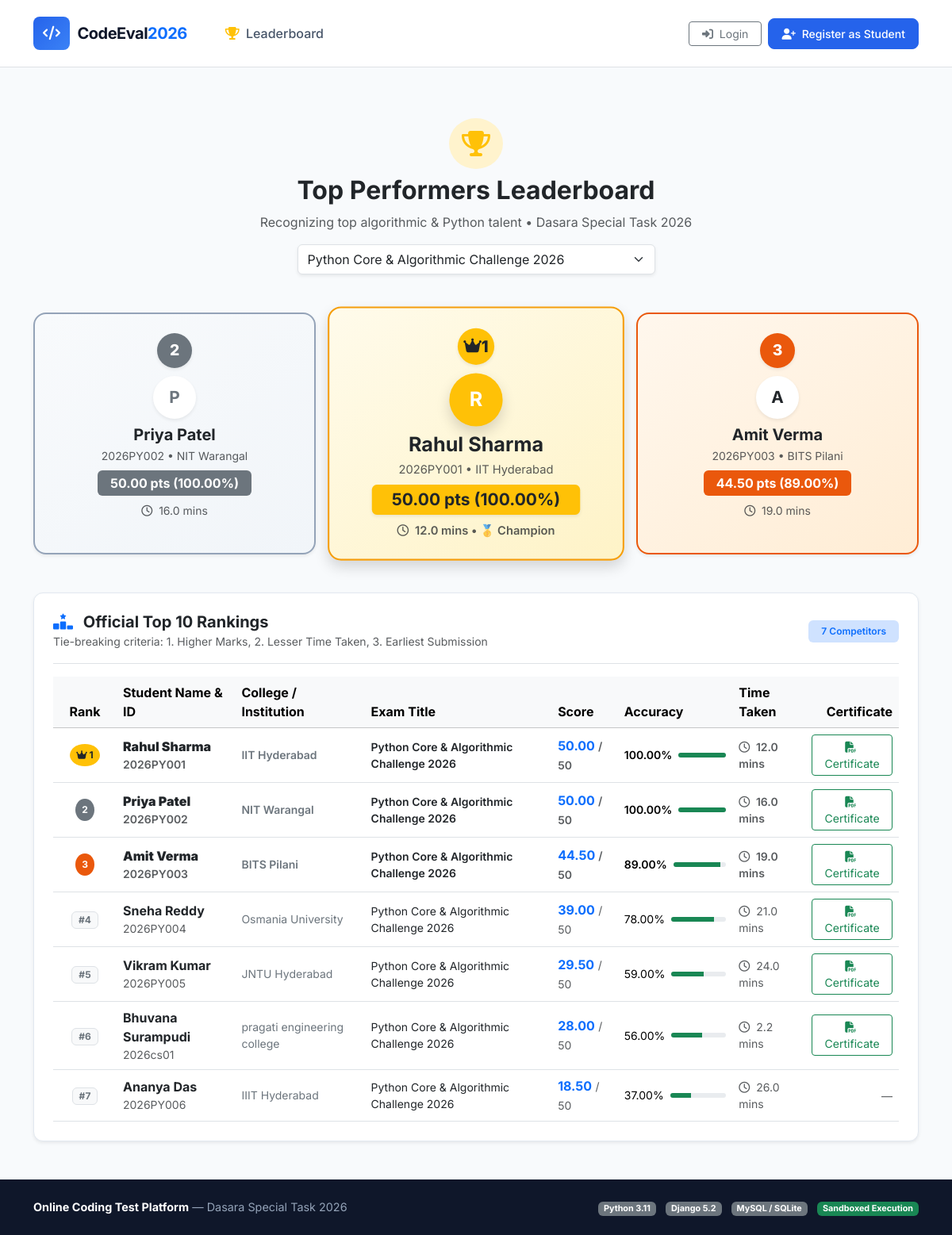
The app's page /leaderboard/?test_id=1 with its own data.
### exam_portal/models.py (models this page shows, shortened)
class Student(models.Model):
    user = models.OneToOneField(User, on_delete=models.CASCADE, related_name='student_profile')
    roll_number = models.CharField(max_length=50, unique=True)
    phone = models.CharField(max_length=20, blank=True, null=True)
    college = models.CharField(max_length=150, blank=True, default='Engineering & Tech College')
    department = models.CharField(max_length=100, blank=True, default='Computer Science')
    avatar = models.ImageField(upload_to='avatars/', blank=True, null=True)
    created_at = models.DateTimeField(auto_now_add=True)
    @property
    def display_name(self):
        full = self.user.get_full_name()
        return full if full else self.user.username

class TestAttempt(models.Model):
    STATUS_CHOICES = (
        ('IN_PROGRESS', 'In Progress'),
        ('COMPLETED', 'Completed'),
        ('TIMED_OUT', 'Timed Out'),
    )
    id = models.UUIDField(primary_key=True, default=uuid.uuid4, editable=False)
    student = models.ForeignKey(Student, on_delete=models.CASCADE, related_name='attempts')
    test = models.ForeignKey(Test, on_delete=models.CASCADE, related_name='attempts')
    started_at = models.DateTimeField(auto_now_add=True)
    completed_at = models.DateTimeField(null=True, blank=True)
    status = models.CharField(max_length=20, choices=STATUS_CHOICES, default='IN_PROGRESS')
    score = models.DecimalField(max_digits=6, decimal_places=2, default=0.00)
    total_possible = models.PositiveIntegerField(default=0)
    percentage = models.DecimalField(max_digits=5, decimal_places=2, default=0.00)
    is_passed = models.BooleanField(default=False)
    time_taken_seconds = models.PositiveIntegerField(default=0)
    question_order = models.JSONField(default=list, blank=True)
    class Meta:
        ordering = ['-started_at']

class Test(models.Model):
    title = models.CharField(max_length=200)
    slug = models.SlugField(max_length=220, unique=True, blank=True)
    description = models.TextField(help_text="Detailed instructions and topics covered")
    duration_minutes = models.PositiveIntegerField(default=30, help_text="Duration in minutes")
    total_marks = models.PositiveIntegerField(default=100)
    pass_marks = models.PositiveIntegerField(default=40)
    negative_marking = models.BooleanField(default=False, help_text="Enable penalty for wrong answers")
    negative_mark_value = models.DecimalField(max_digits=4, decimal_places=2, default=0.25,
                                             help_text="Marks deducted per wrong answer")
    randomize_questions = models.BooleanField(default=True, help_text="Randomize question sequence for each student")
    allow_multiple_attempts = models.BooleanField(default=False, help_text="If false, prevents re-taking the test")
    is_active = models.BooleanField(default=True, help_text="Visible for students to take")
    created_by = models.ForeignKey(User, on_delete=models.SET_NULL, null=True, blank=True, related_name='created_tests')
    created_at = models.DateTimeField(auto_now_add=True)
    updated_at = models.DateTimeField(auto_now=True)
    class Meta:
        ordering = ['-created_at']

### exam_portal/views.py (the view)
# urls.py: path('leaderboard/', views.leaderboard_view, name='leaderboard'),
def leaderboard_view(request):
    test_id = request.GET.get('test_id')
    tests = Test.objects.filter(is_active=True).order_by('title')
    selected_test = None
    if test_id:
        selected_test = get_object_or_404(Test, id=test_id)
        attempts_qs = TestAttempt.objects.filter(
            test=selected_test,
            status__in=['COMPLETED', 'TIMED_OUT']
        ).select_related('student__user', 'test').order_by('-score', 'time_taken_seconds', 'completed_at')
    else:
        attempts_qs = TestAttempt.objects.filter(
            status__in=['COMPLETED', 'TIMED_OUT']
        ).select_related('student__user', 'test').order_by('-score', 'time_taken_seconds', 'completed_at')
    seen_students = set()
    ranked_attempts = []
    for att in attempts_qs:
        if att.student_id not in seen_students:
            seen_students.add(att.student_id)
            ranked_attempts.append(att)
    top_10 = ranked_attempts[:10]
    leaderboard_data = []
    for rank_idx, att in enumerate(top_10, start=1):
        leaderboard_data.append({
            'rank': rank_idx,
            'attempt': att,
            'student': att.student,
            'score': att.score,
            'percentage': att.percentage,
            'time_taken_minutes': round(att.time_taken_seconds / 60, 1),
            'completed_at': att.completed_at
        })
    context = {
        'tests': tests,
        'selected_test': selected_test,
        'leaderboard_data': leaderboard_data,
        'total_participants': len(seen_students),
    }
    return render(request, 'exam_portal/leaderboard/leaderboard.html', context)

### templates/exam_portal/leaderboard/leaderboard.html (shortened to what this page needs)
{% extends 'exam_portal/base.html' %}
{% block content %}
<div class="container py-5">
    <div class="text-center mb-5">
        <div class="d-inline-flex align-items-center justify-content-center bg-warning-subtle text-warning rounded-circle p-3 mb-2">
            <i class="fa-solid fa-trophy fs-2"></i>
        </div>
        <h2 class="fw-bold text-dark">Top Performers Leaderboard</h2>
        <p class="text-muted">Recognizing top algorithmic & Python talent &bull; Dasara Special Task 2026</p>
        <div class="row justify-content-center mt-3">
            <div class="col-md-5">
                <form method="get" class="d-flex gap-2">
                    <select name="test_id" class="form-select shadow-sm" onchange="this.form.submit()">
                        {% for t in tests %}
                        <option value="{{ t.id }}" {% if selected_test.id == t.id %}selected{% endif %}>
                            {{ t.title }}
                        </option>
                        {% endfor %}
                    </select>
                </form>
            </div>
        </div>
    </div>
    {% if leaderboard_data %}
    <div class="row justify-content-center g-4 mb-5">
        {% if leaderboard_data|length >= 2 %}
        {% with p2=leaderboard_data.1 %}
        <div class="col-md-4 col-sm-6 order-2 order-md-1">
            <div class="podium-card silver-podium p-4 text-center shadow-sm h-100">
                <div class="rank-medal-badge bg-secondary text-white shadow-sm">2</div>
                <div class="rounded-circle bg-white text-secondary mx-auto mb-2 d-flex align-items-center justify-content-center shadow-sm" style="width:54px; height:54px; font-weight:bold; font-size:1.3rem;">
                    {{ p2.student.display_name|slice:":1"|upper }}
                </div>
                <h5 class="fw-bold text-dark mb-1">{{ p2.student.display_name }}</h5>
                <p class="text-muted small mb-2">{{ p2.student.roll_number }} &bull; {{ p2.student.college }}</p>
                <div class="badge bg-secondary px-3 py-2 fs-6 fw-bold">
                    {{ p2.score }} pts ({{ p2.percentage }}%)
                </div>
                <div class="small text-muted mt-2">
                    <i class="fa-regular fa-clock me-1"></i> {{ p2.time_taken_minutes }} mins
                </div>
            </div>
        </div>
        {% endwith %}
        {% endif %}
        {% with p1=leaderboard_data.0 %}
        <div class="col-md-4 col-sm-6 order-1 order-md-2">
            <div class="podium-card gold-podium p-4 text-center shadow h-100" style="transform: scale(1.05);">
                <div class="rank-medal-badge bg-warning text-dark shadow-sm">
                    <i class="fa-solid fa-crown"></i> 1
                </div>
                <div class="rounded-circle bg-warning text-white mx-auto mb-2 d-flex align-items-center justify-content-center shadow" style="width:64px; height:64px; font-weight:bold; font-size:1.5rem;">
                    {{ p1.student.display_name|slice:":1"|upper }}
                </div>
                <h4 class="fw-bold text-dark mb-1">{{ p1.student.display_name }}</h4>
                <p class="text-muted small mb-2">{{ p1.student.roll_number }} &bull; {{ p1.student.college }}</p>
                <div class="badge bg-warning text-dark px-4 py-2 fs-5 fw-bold shadow-sm">
                    {{ p1.score }} pts ({{ p1.percentage }}%)
                </div>
                <div class="small text-muted mt-2 fw-semibold">
                    <i class="fa-regular fa-clock me-1"></i> {{ p1.time_taken_minutes }} mins &bull; 🥇 Champion
                </div>
            </div>
        </div>
        {% endwith %}
        {% if leaderboard_data|length >= 3 %}
        {% with p3=leaderboard_data.2 %}
        <div class="col-md-4 col-sm-6 order-3 order-md-3">
            <div class="podium-card bronze-podium p-4 text-center shadow-sm h-100">
                <div class="rank-medal-badge text-white shadow-sm" style="background:#ea580c;">3</div>
                <div class="rounded-circle bg-white text-dark mx-auto mb-2 d-flex align-items-center justify-content-center shadow-sm" style="width:54px; height:54px; font-weight:bold; font-size:1.3rem;">
                    {{ p3.student.display_name|slice:":1"|upper }}
                </div>
                <h5 class="fw-bold text-dark mb-1">{{ p3.student.display_name }}</h5>
                <p class="text-muted small mb-2">{{ p3.student.roll_number }} &bull; {{ p3.student.college }}</p>
                <div class="badge px-3 py-2 fs-6 fw-bold text-white" style="background:#ea580c;">
                    {{ p3.score }} pts ({{ p3.percentage }}%)
                </div>
                <div class="small text-muted mt-2">
                    <i class="fa-regular fa-clock me-1"></i> {{ p3.time_taken_minutes }} mins
                </div>
            </div>
        </div>
        {% endwith %}
        {% endif %}
    </div>
    <div class="card card-custom p-4 shadow-sm">
        <div class="d-flex justify-content-between align-items-center border-bottom pb-3 mb-3">
            <div>
                <h5 class="fw-bold text-dark mb-0">
                    <i class="fa-solid fa-ranking-star text-primary me-2"></i> Official Top 10 Rankings
                </h5>
                <small class="text-muted">Tie-breaking criteria: 1. Higher Marks, 2. Lesser Time Taken, 3. Earliest Submission</small>
            </div>
            <span class="badge bg-primary-subtle text-primary fw-semibold px-3 py-2">
                {{ total_participants }} Competitor{{ total_participants|pluralize }}
            </span>
        </div>
        <div class="table-responsive">
            <table class="table table-hover align-middle mb-0">
                <thead class="table-light">
                    <tr>
                        <th style="width: 80px;" class="text-center">Rank</th>
                        <th>Student Name & ID</th>
                        <th>College / Institution</th>
                        <th>Exam Title</th>
                        <th>Score</th>
                        <th>Accuracy</th>
                        <th>Time Taken</th>
                        <th class="text-end">Certificate</th>
                    </tr>
                </thead>
                <tbody>
                    {% for row in leaderboard_data %}
                    <tr class="{% if row.rank <= 3 %}fw-semibold{% endif %}">
                        <td class="text-center">
                            {% if row.rank == 1 %}
                            <span class="badge rounded-circle bg-warning text-dark p-2"><i class="fa-solid fa-crown"></i> 1</span>
                            {% elif row.rank == 2 %}
                            <span class="badge rounded-circle bg-secondary text-white p-2">2</span>
                            {% elif row.rank == 3 %}
                            <span class="badge rounded-circle text-white p-2" style="background:#ea580c;">3</span>
                            {% else %}
                            <span class="badge bg-light text-secondary border px-2 py-1">#{{ row.rank }}</span>
                            {% endif %}
                        </td>
                        <td>
                            <strong class="text-dark">{{ row.student.display_name }}</strong>
                            <small class="d-block text-muted">{{ row.student.roll_number }}</small>
                        </td>
                        <td class="text-secondary small">{{ row.student.college }}</td>
                        <td class="text-dark small">{{ row.attempt.test.title }}</td>
                        <td>
                            <span class="fw-bold text-primary fs-6">{{ row.score }}</span>
                            <small class="text-muted">/ {{ row.attempt.total_possible }}</small>
                        </td>
                        <td>
                            <div class="d-flex align-items-center gap-2">
                                <span class="small">{{ row.percentage }}%</span>
                                <div class="progress flex-grow-1" style="height: 6px; width: 60px;">
                                    <div class="progress-bar bg-success" style="width: {{ row.percentage }}%"></div>
                                </div>
                            </div>
                        </td>
                        <td class="text-muted small">
                            <i class="fa-regular fa-clock me-1"></i> {{ row.time_taken_minutes }} mins
                        </td>
                        <td class="text-end">
                            {% if row.attempt.is_passed %}
                            <a href="{% url 'download_certificate' row.attempt.id %}" class="btn btn-sm btn-outline-success">
                                <i class="fa-solid fa-file-pdf me-1"></i> Certificate
                            </a>
                            {% else %}
                            <span class="text-muted small">&mdash;</span>
                            {% endif %}
                        </td>
                    </tr>
                    {% endfor %}
                </tbody>
            </table>
        </div>
    </div>
    {% endif %}
</div>
{% endblock %}

### templates/exam_portal/base.html (style rules this page uses)
:root { --primary: #2563eb; --primary-dark: #1d4ed8; --secondary: #0f172a; --accent: #f59e0b; --success: #10b981; --danger: #ef4444; --bg-light: #f8fafc; --card-border: #e2e8f0; }
body { font-family: 'Inter', sans-serif; background-color: var(--bg-light); color: #1e293b; min-height: 100vh; display: flex; flex-direction: column; }
.card-custom { background: #ffffff; border: 1px solid var(--card-border); border-radius: 12px; box-shadow: 0 1px 3px 0 rgb(0 0 0 / 0.05); transition: transform 0.2s, box-shadow 0.2s; }

### templates/exam_portal/leaderboard/leaderboard.html (style rules this page uses)
.podium-card { border-radius: 16px; transition: transform 0.2s; position: relative; overflow: hidden; }
.gold-podium { background: linear-gradient(145deg, #fffbeb, #fef3c7); border: 2px solid #f59e0b; }
.silver-podium { background: linear-gradient(145deg, #f8fafc, #f1f5f9); border: 2px solid #94a3b8; }
.bronze-podium { background: linear-gradient(145deg, #fff7ed, #ffedd5); border: 2px solid #ea580c; }
.rank-medal-badge { width: 44px; height: 44px; border-radius: 50%; display: flex; align-items: center; justify-content: center; font-weight: 800; font-size: 1.2rem; margin: 0 auto 10px; }

### records on screen
Student: student.display_name "P", student.display_name "Priya Patel", student.roll_number "2026PY002", student.college "NIT Warangal"
TestAttempt: score "50.00", percentage "100.00", shows "2", student.display_name "Priya Patel", student.roll_number "2026PY002", student.college "NIT Warangal", attempt.test "Python Core & Algorithmic Challenge 2026", attempt.total_possible "50", time_taken_minutes "16.0", is_passed True (drawn)
Student: student.display_name "R", student.display_name "Rahul Sharma", student.roll_number "2026PY001", student.college "IIT Hyderabad"
TestAttempt: score "50.00", percentage "100.00", student.display_name "Rahul Sharma", student.roll_number "2026PY001", student.college "IIT Hyderabad", attempt.test "Python Core & Algorithmic Challenge 2026", attempt.total_possible "50", time_taken_minutes "12.0", is_passed True (drawn)
Student: student.display_name "A", student.display_name "Amit Verma", student.roll_number "2026PY003", student.college "BITS Pilani"
TestAttempt: score "44.50", percentage "89.00", shows "3", student.display_name "Amit Verma", student.roll_number "2026PY003", student.college "BITS Pilani", attempt.test "Python Core & Algorithmic Challenge 2026", attempt.total_possible "50", time_taken_minutes "19.0", is_passed True (drawn)
TestAttempt: rank "4", student.display_name "Sneha Reddy", student.roll_number "2026PY004", student.college "Osmania University", attempt.test "Python Core & Algorithmic Challenge 2026", score "39.00", attempt.total_possible "50", percentage "78.00", time_taken_minutes "21.0", is_passed True (drawn)
TestAttempt: rank "5", student.display_name "Vikram Kumar", student.roll_number "2026PY005", student.college "JNTU Hyderabad", attempt.test "Python Core & Algorithmic Challenge 2026", score "29.50", attempt.total_possible "50", percentage "59.00", time_taken_minutes "24.0", is_passed True (drawn)
TestAttempt: rank "6", student.display_name "Bhuvana Surampudi", student.roll_number "2026cs01", student.college "pragati engineering college", attempt.test "Python Core & Algorithmic Challenge 2026", score "28.00", attempt.total_possible "50", percentage "56.00", time_taken_minutes "2.2", is_passed True (drawn)
TestAttempt: rank "7", student.display_name "Ananya Das", student.roll_number "2026PY006", student.college "IIIT Hyderabad", attempt.test "Python Core & Algorithmic Challenge 2026", score "18.50", attempt.total_possible "50", percentage "37.00", time_taken_minutes "26.0"

### other values on screen
{{ p2.time_taken_minutes }} "16.0"
{{ p1.time_taken_minutes }} "12.0"
{{ p3.time_taken_minutes }} "19.0"
{{ total_participants }} "7"
form field test_id "Python Core & Algorithmic Challenge 2026"
